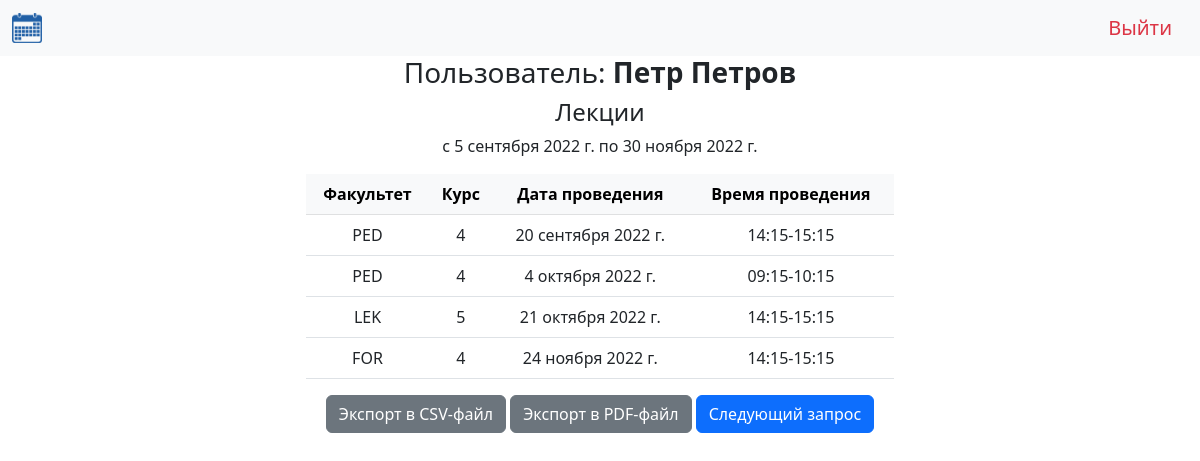
Screenshot of /person/query/result/ (signed in) with the database file from the repository.
### classes/models.py (models this page shows, shortened)
class Queries(models.Model):
    LECTURE = 'L'
    PRACTICE = 'P'
    CATEGORY_CHOICES = [
        (LECTURE, 'лекция'),
        (PRACTICE, ' практическое'),
    ]
    category = models.CharField(
        max_length=1,
        choices=CATEGORY_CHOICES,
        default=PRACTICE,
        verbose_name='Категория занятия',
    )
    first_day = models.DateField(
        verbose_name='Первый день',
    )
    last_day = models.DateField(
        verbose_name='Последний день'
    )
    class Meta:
        verbose_name = 'Запрос'
        verbose_name_plural = 'Запросы'
        ordering = ['category', 'first_day', 'last_day']

class Classes(models.Model):
    LECTURE = 'L'
    PRACTICE = 'P'
    CATEGORY_CHOICES = [
        (LECTURE, 'лекция'),
        (PRACTICE, ' практическое'),
    ]
    category = models.CharField(
        max_length=1,
        choices=CATEGORY_CHOICES,
        default=PRACTICE,
        verbose_name='Занятие',
    )
    FOURTH = '4'
    FIFTH = '5'
    SIXTH = '6'
    COURSE_CHOICES = [
        (FOURTH, 'четвертый'),
        (FIFTH, 'пятый'),
        (SIXTH, 'шестой'),
    ]
    course = models.CharField(
        max_length=1,
        choices=COURSE_CHOICES,
        default=FOURTH,
        verbose_name='Курс',
    )
    LIACHEBNY = 'LEK'
    PEDYIATRYCHNY = 'PED'
    ZAMEJNY = 'FOR'
    VAENNY = 'MIL'
    FACULTY_CHOICES = [
        (LIACHEBNY, 'лечебный'),
        (PEDYIATRYCHNY, 'педиатрический'),
        (ZAMEJNY, 'иностранных учащихся'),
        (VAENNY, 'военно-медицинский'),
    ]
    faculty = models.CharField(
        max_length=3,
        choices=FACULTY_CHOICES,
        default=LIACHEBNY,
        verbose_name='Факультет',
    )
    RUSSIAN = 'RU'
    ENGLISH = 'EN'
    LANGUAGE_CHOICES = [
        (RUSSIAN, 'русский'),
        (ENGLISH, 'английский'),
    ]
    language = models.CharField(
        max_length=2,
        choices=LANGUAGE_CHOICES,
        default=RUSSIAN,
        verbose_name='Язык',
    )
    group = models.CharField(
        max_length=4,
        blank=True,
        verbose_name='Номер группы',
    )
    start_day = models.DateField(
        verbose_name='Дата занятия',
    )
    end_day = models.DateField(
        blank=True,
        null=True,
        verbose_name='Дата окончания цикла',
    )
    teacher = models.ForeignKey(
        User,
        on_delete=models.PROTECT,
        verbose_name='Преподаватель',
    )
    start = models.ForeignKey(
        Start_class,
        on_delete=models.PROTECT,
        verbose_name='Начало занятия',
    )
    class Meta:
        verbose_name = 'Занятие'
        verbose_name_plural = 'Занятия'
        ordering = ['start_day', 'course', 'faculty']

class Start_class(models.Model):
    time = models.CharField(
        max_length=11,
        verbose_name='время',
    )
    def __str__(self):
        return self.time
    class Meta:
        verbose_name = 'Время занятия'
        verbose_name_plural = 'Время занятия'
        ordering = ['time']

### classes/views.py (the view)
# urls.py: path('person/query/result/', get_result, name='result'),
def get_result(request):
    query = Queries.objects.order_by('pk').last()
    if query.category == 'P':
        result = Classes.objects.filter(
            teacher_id=request.user.pk,
            category='P',
            start_day__gte=query.first_day,
            start_day__lte=query.last_day
        )
    elif query.category == 'L':
        result = Classes.objects.filter(
            teacher_id=request.user.pk,
            category='L',
            start_day__gte=query.first_day,
            start_day__lte=query.last_day
        )
    context = {
        'query': query,
        'result': result,
        'title': 'Результат запроса',
    }
    if len(result) == 0:
        return render(request, 'classes/non_result.html', context=context)
    else:
        return render(request, 'classes/result.html', context=context)

### classes/templates/classes/result.html
{% extends 'classes/base.html' %}
{% block content %}
<h3>Пользователь: <b>{{ user.first_name }} {{ user.last_name }}</b></h3>
{% if query.category == 'P' %}
<h4>Практические занятия</h4>
{% elif query.category == 'L' %}
<h4>Лекции</h4>
{% endif %}
<p>с {{ query.first_day }} по {{ query.last_day }}</p>
<table class="table table striped">
    <thead>
        <tr class="table-light">
        {% if query.category == 'P' %}
            <th scope="col">Группа</th>
            <th scope="col">Начало цикла</th>
            <th scope="col">Окончание цикла</th>
            <th scope="col">Время занятий</th>
        {% elif query.category == 'L' %}
            <th scope="col">Факультет</th>
            <th scope="col">Курс</th>
            <th scope="col">Дата проведения</th>
            <th scope="col">Время проведения</th>
        {% endif %}
        </tr>
    </thead>
    <tbody>
    {% if query.category == 'P' %}
        {% for r in result %}
        <tr>
            <td>{{ r.group }}</td>
            <td>{{ r.start_day }}</td>
            <td>{{ r.end_day }}</td>
            <td>{{ r.start }}</td>
        </tr>
        {% endfor %}
    {% elif query.category == 'L' %}
        {% for r in result %}
        <tr>
            <td>{{ r.faculty }}</td>
            <td>{{ r.course }}</td>
            <td>{{ r.start_day }}</td>
            <td>{{ r.start }}</td>
        </tr>
        {% endfor %}
    {% endif %}
    </tbody>
</table>
<a class="btn btn-secondary" href="{% url 'result_csv' %}" role="button">Экспорт в CSV-файл</a>
<a class="btn btn-secondary" href="{% url 'result_pdf' %}" role="button">Экспорт в PDF-файл</a>
<a class="btn btn-primary" href="{% url 'query' %}" role="button">Следующий запрос</a>
{% endblock %}

### classes/templates/classes/base.html (shortened to what this page needs)
{% load static %}
<!DOCTYPE html>
<html lang="en">
<head>
    <link href="https://cdn.jsdelivr.net/npm/bootstrap@5.2.1/dist/css/bootstrap.min.css" rel="stylesheet"
>
</head>
<body>
<nav class="navbar navbar-extand-lg bg-light">
    <div class="container-fluid">
        <img src="{% static 'classes/images/kindpng_738198.png' %}" width="30" height="30" class="d-inline-block align-text-top">
        {% if request.user.is_authenticated %}
        <a class="navbar-brand text-danger" href="logout/">Выйти</a>
        {% else %}
        <a class="navbar-brand text-primary" href="login/">Войти</a>
        {% endif %}
    </div>
</nav>
<div class="content-fluid">
    <div class="row">
        <div class="col-3">
        </div>
        <div class="col-6 text-center">
{% block content %}
{% endblock %}
        </div>
        <div class="col-3"></div>
    </div>
</div>
</body>
</html>

### rows the page displays
Queries: first_day "5 сентября 2022 г.", last_day "30 ноября 2022 г."
Classes: faculty "PED", course "4", start_day "20 сентября 2022 г.", start "14:15-15:15"
Classes: faculty "PED", course "4", start_day "4 октября 2022 г.", start "09:15-10:15"
Classes: faculty "LEK", course "5", start_day "21 октября 2022 г.", start "14:15-15:15"
Classes: faculty "FOR", course "4", start_day "24 ноября 2022 г.", start "14:15-15:15"

### other values shown
{{ user.first_name }} "Петр"
{{ user.last_name }} "Петров"
